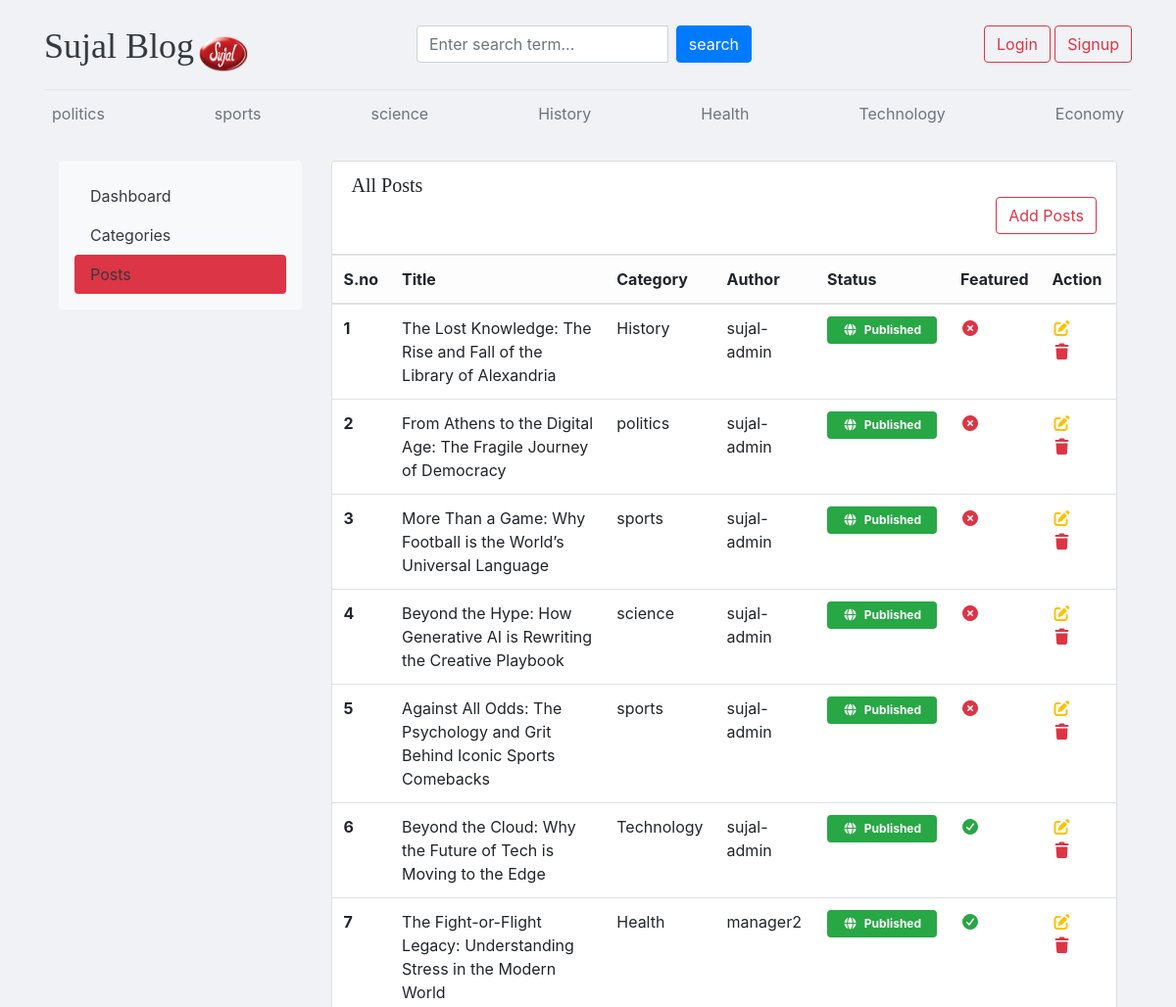
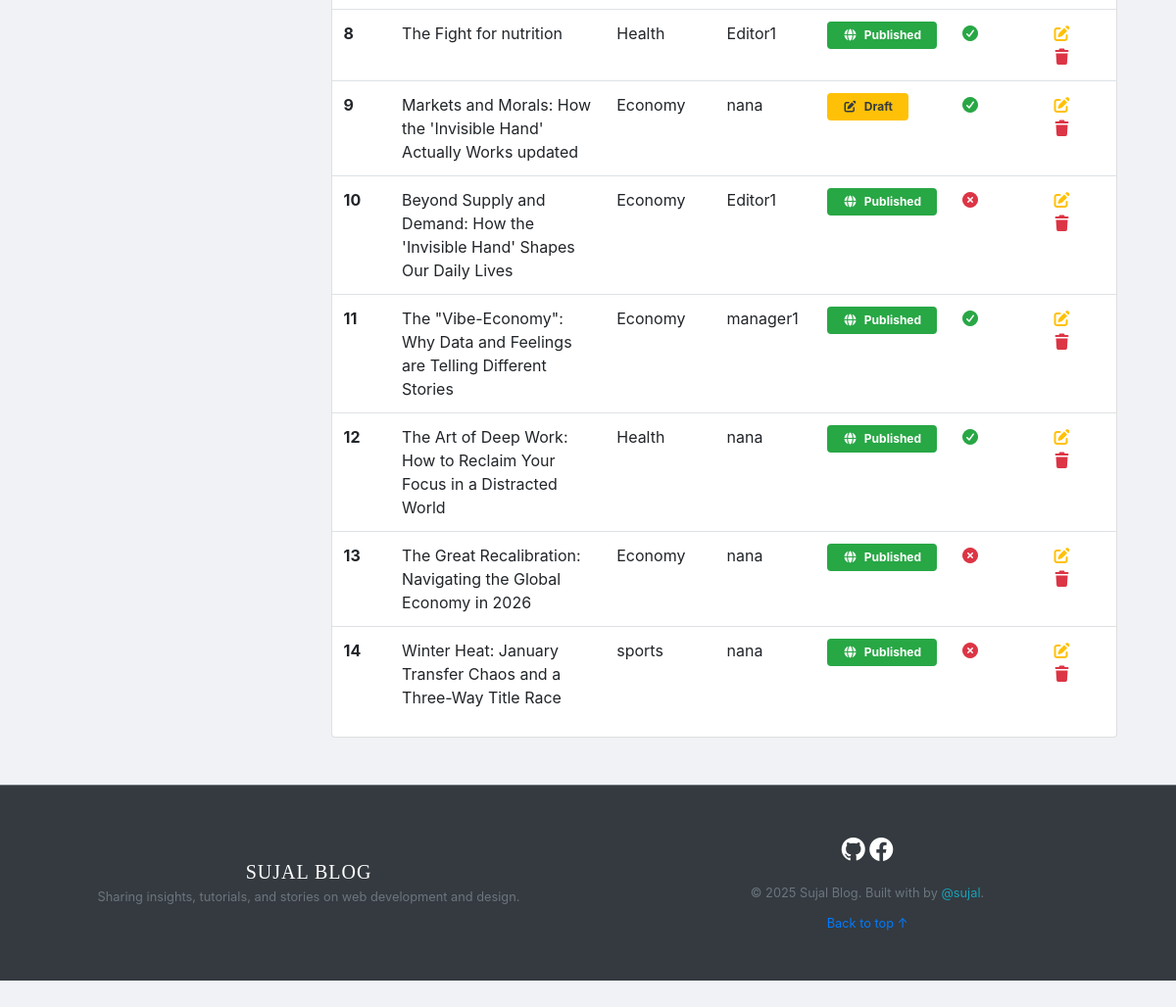
The app's page /dashboard/posts/ with its own data (2 pictures, top to bottom).
### blogs/models.py (models this page shows, shortened)
class Category(models.Model):
    category_name=models.CharField(max_length=50,unique=True)
    created_at=models.DateTimeField(auto_now_add=True)
    updated_at=models.DateField(auto_now=True)
    class Meta:
        verbose_name_plural='categories'
    def __str__(self):
        return self.category_name

class Blog(models.Model):
    title=models.CharField(max_length=100)
    slug=models.SlugField(max_length=150,unique=True,blank=True)
    category=models.ForeignKey(Category,on_delete=models.CASCADE)
    author=models.ForeignKey(User,on_delete=models.CASCADE)
    featured_image=models.ImageField(upload_to='upload/%y/%m/%d')
    short_description=models.TextField(max_length=500)
    blog_body =models.TextField(max_length=2000)
    status=models.CharField(max_length=20,choices=STATUS_CHOICES,default=0)
    is_featured=models.BooleanField(default=False)
    created_at=models.DateTimeField(auto_now_add=True)
    updated_at=models.DateField(auto_now=True)

### dashboards/views.py (the view)
# urls.py: path('posts/',views.posts,name='posts'),
def posts(request):
    posts=Blog.objects.all()
    context={"posts":posts}
    return render(request,'dashboard/post.html',context)

### blogs/context_processors.py (called while the page is built)
def get_categories(request):
    categories=Category.objects.all()
    return dict(categories=categories)

### templates/dashboard/post.html (shortened to what this page needs)
{% extends 'base.html' %}
{% block body %}
<div class="container-fluid mt-4">
  <div class="row">
    {% include 'dashboard/sidebar.html' %}
    <div class="col-md-9">
      <div class="card shadow-sm">
        <div class="card-header bg-white">
          <h5 class="mb-0">All Posts</h5>
          <a href="{% url 'add_posts' %}" class="btn btn-outline-danger btn-md float-right mb-2">Add Posts</a>
        </div>
        <div class="table-responsive">
          <table class="table table-hover align-middle">
            <thead class="table-light">
              <tr>
                <th>S.no</th>
                <th>Title</th>
                <th>Category</th>
                <th>Author</th>
                <th>Status</th>
                <th>Featured</th>
                <th>Action</th>
              </tr>
            </thead>
            <tbody>
              {% for post in posts %}
              <tr>
                <th>{{forloop.counter}}</th>
                <td>{{post.title}}</td>
                <td>{{post.category}}</td>
                <td>{{post.author}}</td>
               <td>
  {% if post.status == "Published" %}
    <span class="badge badge-success px-3 py-2">
      <i class="fas fa-globe mr-1"></i> Published
    </span>
  {% elif post.status == "Draft" %}
    <span class="badge badge-warning px-3 py-2 text-dark">
      <i class="fas fa-edit mr-1"></i> Draft
    </span>
  {% else %}
    <span class="badge badge-secondary px-3 py-2">
      {{ post.status }}
    </span>
  {% endif %}
</td>
                <td>
  {% if post.is_featured %}
    <i class="fas fa-check-circle text-success" title="Featured"></i>
  {% else %}
    <i class="fas fa-times-circle text-danger" title="Not Featured"></i>
  {% endif %}
</td>
                <td>
                  <a href="{% url 'edit_posts' post.id %}"><i class="fa-solid fa-pen-to-square text-warning"></i></a>
                  <a href="{% url 'delete_posts' post.id %}"><i class="fa-solid fa-trash text-danger"></i></a>
                </td>
              </tr>
              {% endfor %}
            </tbody>
          </table>
        </div>
      </div>
    </div>
  </div>
</div>
{% endblock body %}

### templates/base.html (shortened to what this page needs)
<!DOCTYPE html>
{% load static %}
<html lang="en">
<head>
  <link href="https://getbootstrap.com/docs/4.0/dist/css/bootstrap.min.css" rel="stylesheet">
  <link href="{% static 'css/blog.css' %}" rel="stylesheet">
  <link rel="stylesheet" href="https://cdnjs.cloudflare.com/ajax/libs/font-awesome/7.0.1/css/all.min.css" />
  <link rel="stylesheet" href="https://cdn.jsdelivr.net/npm/bootstrap-icons@1.11.3/font/bootstrap-icons.min.css">
</head>
<body>
<div class="main">
  <div class="container ">
    <header class="blog-header py-3">
      <div class="row flex-nowrap justify-content-between align-items-center">
        <div class="col-4 pt-1 ">
          <a class="blog-header-logo text-dark " href="/">Sujal Blog</a>
          <img src="{% static 'images/logo.png' %}" height="40px" width="50px" alt="">
        </div>
        <div class="col-4">
          <form action="{% url 'search' %}" method="GET">
            <div class="input-group">
              <input class="form-control" type="text" name="keyword" placeholder="Enter search term..."
                aria-label="Enter search term..." aria-describedby="button-search" />
              <button type="submit" class="btn btn-primary mx-2" id="button-search">search</button>
            </div>
          </form>
        </div>
        <div class="col-4 d-flex justify-content-end align-items-center">
          {% if not user.is_authenticated %}
          <a class="btn btn-md btn-outline-danger btn-success" href="{% url 'login' %}">Login</a> &nbsp;
          <a class="btn btn-md btn-outline-danger" href="{% url 'register' %}">Signup</a>
          {% endif %}
        </div>
      </div>
    </header>
    <div class="nav-scroller py-1 mb-2">
      <nav class="nav d-flex justify-content-between">
        {% for cat in categories %}
        <a class="p-2 text-muted fw-bold" href="{% url 'post_by_category' cat.id %}">{{cat.category_name}}</a>
        {% endfor %}
      </nav>
    </div>
    {% block body %}
    {% endblock body %}
  </div>
 <footer class="blog-footer bg-dark text-white mt-5 py-5 border-top border-secondary">
  <div class="container">
    <div class="row align-items-center">
      <div class="col-md-6 text-center text-md-start mb-4 mb-md-0">
        <h5 class="fw-bold text-uppercase mb-1" style="letter-spacing: 1px;">Sujal Blog</h5>
        <p class="text-secondary small mb-0">Sharing insights, tutorials, and stories on web development and design.</p>
      </div>
      <div class="col-md-6 text-center text-md-end">
        <div class="mb-3">
          <a href="https://github.com/sujallmajhi" target="_blank" class="text-white me-4 text-decoration-none shadow-sm">
            <i class="bi bi-github" style="font-size: 1.5rem;"></i>
          </a>
          <a href="https://www.facebook.com/share/1NXvtaTKYE/" target="_blank" class="text-white text-decoration-none shadow-sm">
            <i class="bi bi-facebook" style="font-size: 1.5rem;"></i>
          </a>
        </div>
        <p class="text-secondary small mb-0">
          &copy; 2025 Sujal Blog. Built with  by
          <a href="https://github.com/sujallmajhi" class="text-info text-decoration-none fw-bold">@sujal</a>.
        </p>
        <div class="mt-2">
            <a href="#" class="text-white-50 small text-decoration-none">Back to top ↑</a>
        </div>
      </div>
    </div>
  </div>
</footer>
</div>
</body>
</html>

### blogmain/static/css/blog.css (style rules this page uses)
.blog-header { border-bottom: 1px solid #e5e5e5; }
.blog-header-logo { font-family: "Playfair Display", Georgia, "Times New Roman", serif; font-size: 2.25rem; }
h1, h2, h3, h4, h5, h6 { font-family: "Playfair Display", Georgia, "Times New Roman", serif; }
.blog-footer { padding: 2.5rem 0; color: #727272; text-align: center; background-color: #f9f9f9; border-top: .05rem solid #e5e5e5; }
.blog-footer p:last-child { margin-bottom: 0; }
.main { background-color: #f0f2f5; min-height: 100vh; margin: 0; padding-bottom: 40px; }

### records on screen
Category: category_name "politics"
Category: category_name "sports"
Category: category_name "science"
Category: category_name "History"
Category: category_name "Health"
Category: category_name "Technology"
Category: category_name "Economy"
Blog: title "The Lost Knowledge: The Rise and Fall of the Library of Alexandria", category "History", author "sujal-admin", status "Published" (drawn), is_featured False (drawn)
Blog: title "From Athens to the Digital Age: The Fragile Journey of Democracy", category "politics", author "sujal-admin", status "Published" (drawn), is_featured False (drawn)
Blog: title "More Than a Game: Why Football is the World’s Universal Language", category "sports", author "sujal-admin", status "Published" (drawn), is_featured False (drawn)
Blog: title "Beyond the Hype: How Generative AI is Rewriting the Creative Playbook", category "science", author "sujal-admin", status "Published" (drawn), is_featured False (drawn)
Blog: title "Against All Odds: The Psychology and Grit Behind Iconic Sports Comebacks", category "sports", author "sujal-admin", status "Published" (drawn), is_featured False (drawn)
Blog: title "Beyond the Cloud: Why the Future of Tech is Moving to the Edge", category "Technology", author "sujal-admin", status "Published" (drawn), is_featured True (drawn)
Blog: title "The Fight-or-Flight Legacy: Understanding Stress in the Modern World", category "Health", author "manager2", status "Published" (drawn), is_featured True (drawn)
Blog: title "The Fight for nutrition", category "Health", author "Editor1", status "Published" (drawn), is_featured True (drawn)
Blog: title "Markets and Morals: How the 'Invisible Hand' Actually Works updated", category "Economy", author "nana", status "Draft" (drawn), is_featured True (drawn)
Blog: title "Beyond Supply and Demand: How the 'Invisible Hand' Shapes Our Daily Lives", category "Economy", author "Editor1", status "Published" (drawn), is_featured False (drawn)
Blog: title "The \"Vibe-Economy\": Why Data and Feelings are Telling Different Stories", category "Economy", author "manager1", status "Published" (drawn), is_featured True (drawn)
Blog: title "The Art of Deep Work: How to Reclaim Your Focus in a Distracted World", category "Health", author "nana", status "Published" (drawn), is_featured True (drawn)
Blog: title "The Great Recalibration: Navigating the Global Economy in 2026", category "Economy", author "nana", status "Published" (drawn), is_featured False (drawn)
Blog: title "Winter Heat: January Transfer Chaos and a Three-Way Title Race", category "sports", author "nana", status "Published" (drawn), is_featured False (drawn)
